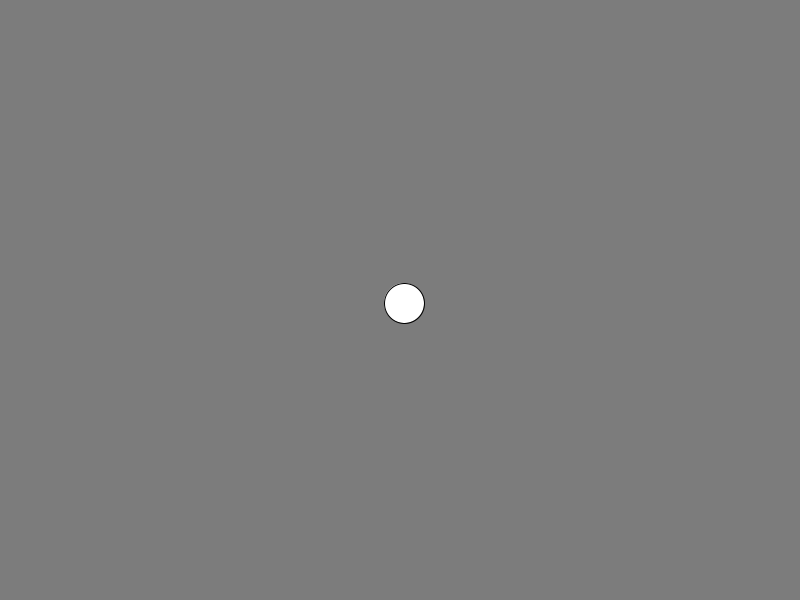
Frame 1 (no input)
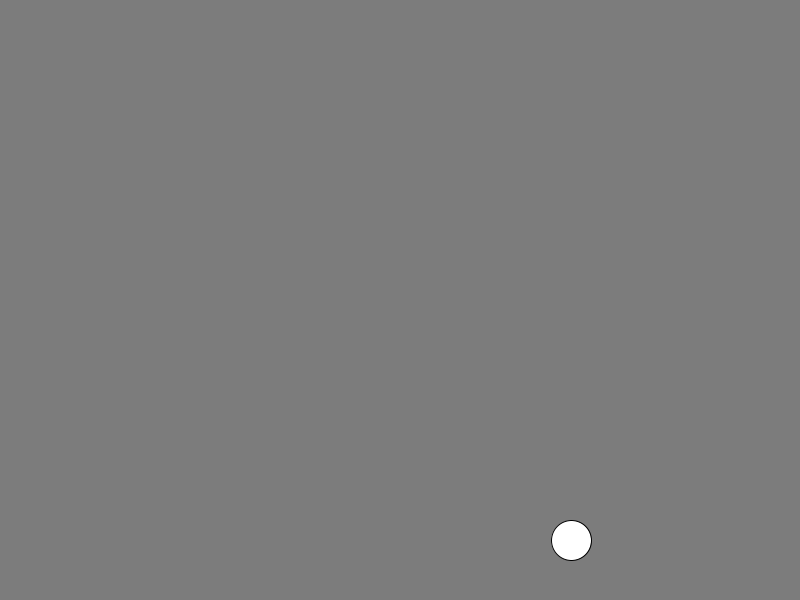
Frame 60 (the mouse pressed at the canvas centre just before this capture)
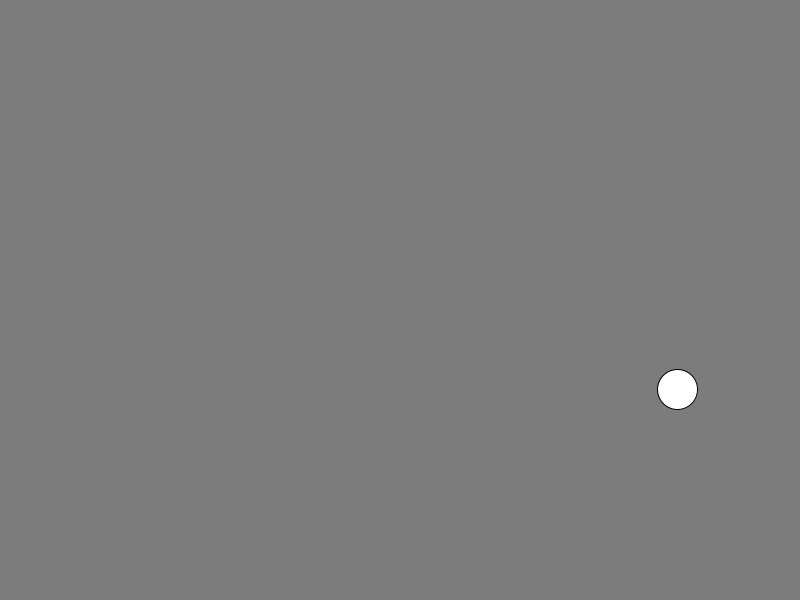
Frame 120 (the mouse held since frame 60 and released just before this capture)

The Processing sketch that drew these frames (run headless with seeded random() and noise(); from frame 60 on, the mouse is pressed at the canvas centre):

// Processing sketch: Class
// ── Class.pde
PVector pos, vel;
float d = 40;

void setup() {
  size(800, 600);
  pos = new PVector (width/2, height/2);
  vel = new PVector (4, 3);
};

void draw() {
  background(#7C7C7C);
  pos.add(vel);
  vel.rotate(PI/300);
//  println(Pos.x,Pos.y);
 
  if(pos.y>=height || 0 >= pos.y){
  vel.y=vel.y*(-1);
  }
 
  if(pos.x>=width || 0 >= pos.x){
  vel.x=vel.x*(-1);
  }

  circle(pos.x,pos.y,d);
};
